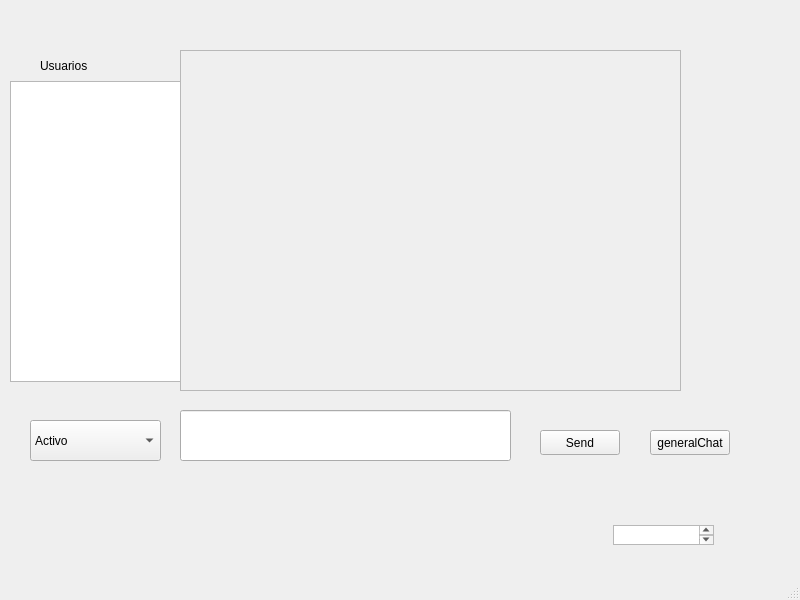
<?xml version="1.0" encoding="UTF-8"?>
<ui version="4.0">
 <class>MainWindow</class>
 <widget class="QMainWindow" name="MainWindow">
  <property name="geometry">
   <rect>
    <x>0</x>
    <y>0</y>
    <width>800</width>
    <height>600</height>
   </rect>
  </property>
  <property name="windowTitle">
   <string>MainWindow</string>
  </property>
  <widget class="QWidget" name="centralwidget">
   <widget class="QTextEdit" name="textEdit_2">
    <property name="enabled">
     <bool>false</bool>
    </property>
    <property name="geometry">
     <rect>
      <x>180</x>
      <y>50</y>
      <width>501</width>
      <height>341</height>
     </rect>
    </property>
   </widget>
   <widget class="QLineEdit" name="messageInput">
    <property name="geometry">
     <rect>
      <x>180</x>
      <y>410</y>
      <width>331</width>
      <height>51</height>
     </rect>
    </property>
   </widget>
   <widget class="QPushButton" name="sendButton">
    <property name="geometry">
     <rect>
      <x>540</x>
      <y>430</y>
      <width>80</width>
      <height>25</height>
     </rect>
    </property>
    <property name="text">
     <string>Send</string>
    </property>
   </widget>
   <widget class="QTextEdit" name="text">
    <property name="geometry">
     <rect>
      <x>613</x>
      <y>525</y>
      <width>101</width>
      <height>20</height>
     </rect>
    </property>
   </widget>
   <widget class="QLabel" name="label">
    <property name="geometry">
     <rect>
      <x>40</x>
      <y>50</y>
      <width>81</width>
      <height>31</height>
     </rect>
    </property>
    <property name="text">
     <string>Usuarios</string>
    </property>
   </widget>
   <widget class="QListWidget" name="userListWidget">
    <property name="geometry">
     <rect>
      <x>10</x>
      <y>81</y>
      <width>171</width>
      <height>301</height>
     </rect>
    </property>
   </widget>
   <widget class="QComboBox" name="statusComboBox">
    <property name="geometry">
     <rect>
      <x>30</x>
      <y>420</y>
      <width>131</width>
      <height>41</height>
     </rect>
    </property>
    <item>
     <property name="text">
      <string>Activo</string>
     </property>
    </item>
    <item>
     <property name="text">
      <string>Ocupado</string>
     </property>
    </item>
   </widget>
   <widget class="QPushButton" name="generalChatButton">
    <property name="geometry">
     <rect>
      <x>650</x>
      <y>430</y>
      <width>80</width>
      <height>25</height>
     </rect>
    </property>
    <property name="text">
     <string>generalChat</string>
    </property>
   </widget>
  </widget>
  <widget class="QMenuBar" name="menubar">
   <property name="geometry">
    <rect>
     <x>0</x>
     <y>0</y>
     <width>800</width>
     <height>22</height>
    </rect>
   </property>
  </widget>
  <widget class="QStatusBar" name="statusbar"/>
 </widget>
 <resources/>
 <connections/>
</ui>
